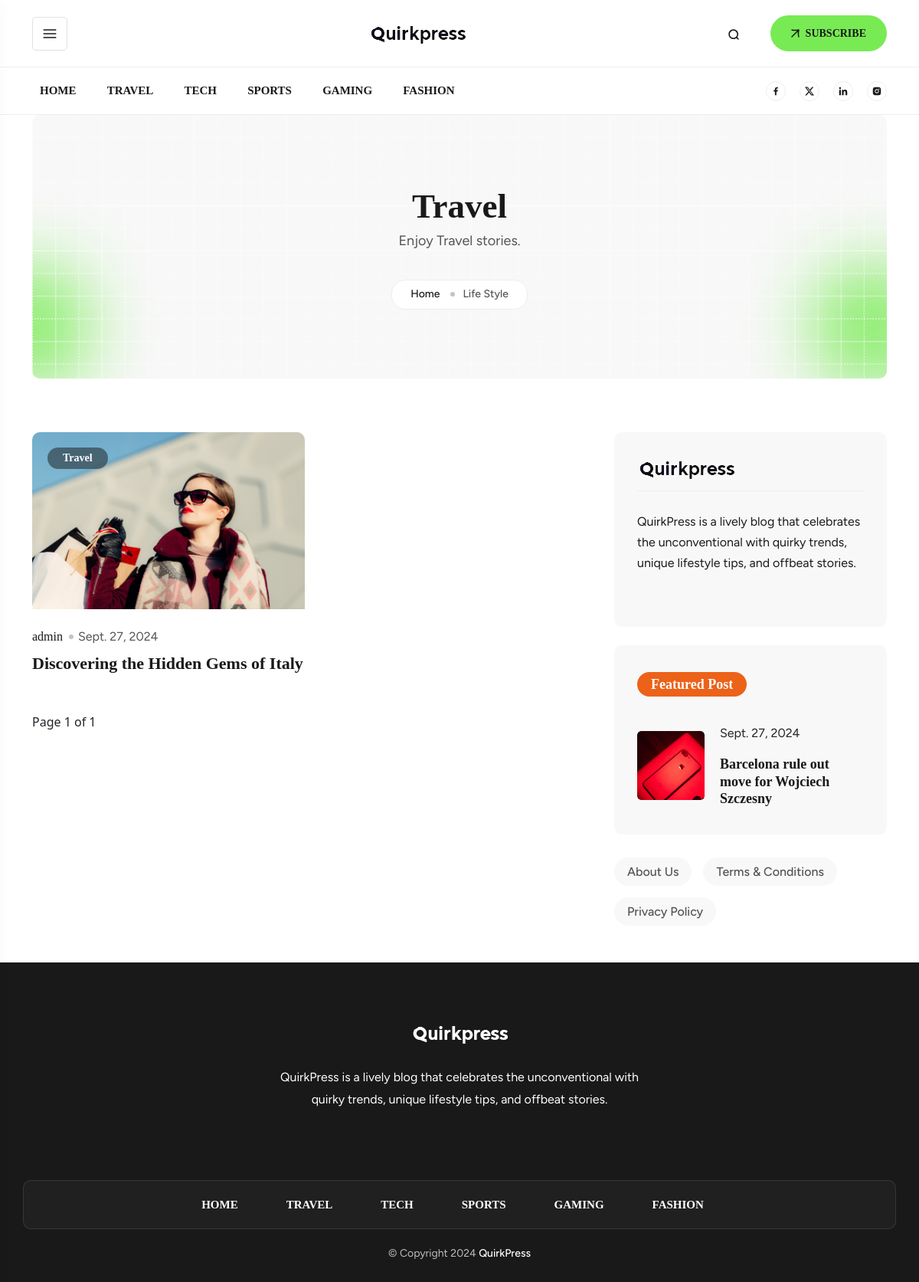
The page /articles/Travel/ on the database its author committed.
### blog/models.py (models this page shows, shortened)
class Category(models.Model):
    name = models.CharField(max_length=20)
    def __str__(self):
        return self.name

class Post(models.Model):
    STATUS_CHOICES = [
        ('DF','Drafted'),
        ('PB','Published')
    ]
    FEATURED_CHOICES =[
        ('Yes','Yes'),
        ('No','No')
    ]
    author = models.ForeignKey(User,on_delete=models.CASCADE,related_name='blog_posts')
    title = models.CharField(max_length=250)
    slug = models.SlugField(max_length=250,unique_for_date='publish')
    body = models.TextField(blank=True,null=True)
    publish = models.DateTimeField(default=timezone.now)
    created = models.DateTimeField(auto_now_add=True)
    updated = models.DateTimeField(auto_now=True)
    status = models.CharField(max_length=2,choices=STATUS_CHOICES,default='DF')
    featured = models.CharField(max_length=10,choices=FEATURED_CHOICES, default='No')
    category = models.ForeignKey(Category,on_delete=models.CASCADE,related_name='category_posts')
    tags = TaggableManager()
    image = models.ImageField(upload_to='blog_images',blank=True,null=True)
    class Meta:
        ordering =['-publish']
        indexes = [
            models.Index(fields=['-publish'])
        ]

### blog/views.py (the view)
# urls.py: path('articles/<str:category_name>/',views.posts_per_category,name='posts-per-category'),
def posts_per_category(request,category_name):
    category = Category.objects.get(name__iexact = category_name)
    featured_posts = Post.objects.filter(status='PB',featured='Yes').order_by('?')[:1]
    post_list = Post.objects.filter(category=category,status='PB')
    paginator = Paginator(post_list,2)
    page_number = request.GET.get('page',1)
    try:
        posts = paginator.page(page_number)
    except PageNotAnInteger:
        posts = paginator.page(1)
    except EmptyPage:
        posts = paginator.page(paginator.num_pages)
    return render(request,'blog/category-posts.html',{'posts':posts,'featured_posts':featured_posts,'category':category})

### blog/context_processors.py (called while the page is built)
def category_list(request):
    return {
        'categories': Category.objects.all()
    }

### templates/blog/category-posts.html (shortened to what this page needs)
{%extends 'base.html'%}
{%load static%}
{%block content%}
<div class="inner-page-banner-section">
    <div class="container">
    <div class="row">
    <div class="col-lg-12">
    <div class="inner-page-banner-wrapper" style="background-image: url(/static/assets/image/Background-7.png);">
    <div class="banner-content">
    <h1>
       {{category.name}}
    </h1>
    <p>Enjoy {{category.name}} stories.</p>
    <ul class="breadcrumb-list">
    <li><a href="index-2.html">Home</a></li>
    <li>Life Style </li>
    </ul>
    </div>
    </div>
    </div>
    </div>
    </div>
    </div>
    <div class="blog-post-8 pt-70">
    <div class="container">
    <div class="row g-lg-4 gy-5">
    <div class="col-lg-8">
    <div class="row gy-5 mb-50">
        {%for post in posts%}
    <div class="col-md-6">
    <div class="blog-card2 two">
    <div class="blog-card-img-wrap">
    <a href="{%url 'blog:post-detail' post.publish.year post.publish.month post.publish.day post.slug%}"><img src="{%static 'assets/image/blog-img-1.png'%}" alt></a>
    <ul>
    <li><a class="category" href="#">{{post.category}}</a></li>
    </ul>
    </div>
    <div class="blog-content">
    <ul class="blog-meta">
    <li>
    <a href="#">{{post.author}}</a>
    </li>
    <li>
    <a class="publish-date" href="">{{post.publish | date}}</a>
    </li>
    </ul>
    <h4><a href="{%url 'blog:post-detail' post.publish.year post.publish.month post.publish.day post.slug%}">{{post.title}}</a></h4>
    </div>
    </div>
    </div>
    {%endfor%}
    </div>
    {%include 'pagination.html' with page=posts%}
    </div>
    <div class="col-lg-4 ">
    <div class="life-style-sidebar">
    <div class="sidebar-widget driscription">
    <div class="header-logo pb-15">
        <a href="/"><img alt="image" class="img-fluid dark"
            src="{%static 'assets/image/quirkpress-dark.png' %}"></a>
    </div>
    <p><span>QuirkPress is a lively blog that celebrates the unconventional with quirky trends, unique lifestyle tips, and offbeat stories.</p>
    </div>
    <div class="sidebar-widget featured-post">
    <h6>Featured Post</h6>
    {%for post in featured_posts %}
    <div class="recent-post mb-20">
        <div class="recent-post-img">
            <a href="{%url 'blog:post-detail' post.publish.year post.publish.month post.publish.day post.slug%}"><img src="{%static 'assets/image/sidebar-img1.png'%}"
                    alt></a>
        </div>
        <div class="recent-post-content">
            <p>{{post.publish | date}}</p>
            <h5><a href="{%url 'blog:post-detail' post.publish.year post.publish.month post.publish.day post.slug%}">{{post.title}}</a></h5>
        </div>
    </div>
    {%endfor%}
    </div>
    <div class="sidebar-widget about-section mb-40">
        <ul class="category">
            <li>
            <a href="{%url 'blog:about'%}">About Us</a>
            </li>
            <li>
            <a href="{%url 'blog:terms'%}">Terms &amp; Conditions</a>
            </li>
            <li>
            <a href="{%url 'blog:privacy-policy'%}">Privacy Policy</a>
            </li>
            </ul>
    </div>
    </div>
    </div>
    </div>
    </div>
    </div>
{%endblock content%}

### templates/base.html (shortened to what this page needs)
{%load static%}
<!DOCTYPE html>
<html lang="en">
<head>
    <link rel="stylesheet" href="{%static 'assets/css/swiper-bundle.min.css'%}">
    <link rel="stylesheet" href="{%static 'assets/css/jquery.fancybox.min.css'%}">
    <link rel="stylesheet" href="{%static 'assets/css/animate.css'%}">
    <link rel="stylesheet" href="{%static 'assets/css/nice-select.css'%}">
    <link rel="stylesheet" href="{%static 'assets/css/bootstrap-icons.min.css'%}">
    <link rel="stylesheet" href="{%static 'assets/css/bootstrap.min.css'%}">
    <link rel="stylesheet" href="{%static 'assets/css/boxicons.min.css'%}">
    <link rel="stylesheet" href="{%static 'assets/css/style.css'%}">
</head>
<body id="body">
    <div class="header-area2">
        <div class="container d-flex align-items-center justify-content-between">
            <div class="header-menu-icon">
                <div class="menu-icon">
                    <svg width="20" height="20" viewBox="0 0 20 20" xmlns="http://www.w3.org/2000/svg">
                        <path fill-rule="evenodd" clip-rule="evenodd"
                            d="M1.66675 9.16666H18.3334V10.8333H1.66675V9.16666ZM1.66675 4.16666H18.3334V5.83332H1.66675V4.16666ZM1.66675 14.1667H18.3334V15.8333H1.66675V14.1667Z" />
                    </svg>
                </div>
                <div class="tt-style-switch">
                    <i class="bi bi-brightness-low-fill"></i>
                </div>
            </div>
            <div class="header-logo">
                <a href="/"><img alt="image" class="img-fluid dark"
                    src="{%static 'assets/image/quirkpress-dark.png' %}"></a>
            </div>
            <div class="header-right d-md-flex d-none">
                <div class="search-bar">
                    <div class="search-btn">
                    </div>
                </div>
                <div class="subscribe-btn ">
                    <a href="#" class="primary-btn hover-btn">
                        <svg class="arrow" width="11" height="11" viewBox="0 0 11 11"
                            xmlns="http://www.w3.org/2000/svg">
                            <path
                                d="M0.999756 10L9.99976 1M9.99976 1C7.99976 1.375 3.62476 2.125 0.999756 1M9.99976 1C9.62476 2.875 8.87476 7 9.99976 10"
                                stroke="#191919" stroke-width="1.5" stroke-linecap="round" />
                        </svg>
                        SUBSCRIBE
                    </a>
                </div>
            </div>
        </div>
    </div>
    <header class="life-style d-lg-flex d-none">
        <div class="container-md">
            <div class="col-lg-12">
                <div class="header-wrapper">
                    <div class="main-menu">
                        <ul class="menu-list">
                            <li><a href="/">Home</a></li>
                            {%for category in categories%}
                            <li><a href="{%url 'blog:posts-per-category' category.name%}">{{category.name}}</a></li>
                           {%endfor%}
                        </ul>
                    </div>
                    <div class="nav-right d-flex jsutify-content-end align-items-center">
                        <ul class="social-area">
                            <li>
                                <a href="https://www.facebook.com/">
                                </a>
                            </li>
                            <li>
                                <a href="https://x.com/">
                                </a>
                            </li>
                            <li>
                                <a href="https://www.linkedin.com/">
                                </a>
                            </li>
                            <li>
                                <a href="https://www.instagram.com/">
                                </a>
                            </li>
                        </ul>
                    </div>
                </div>
            </div>
        </div>
    </header>
    {%block content%}
    {%endblock content%}
    <footer class="footer-section2">
        <div class="footer-top">
            <div class="container">
                <div class="row ">
                    <div class="col-lg-12 justify-content-center  d-flex mb-70">
                        <div class="footer-top-content">
                            <a href="/"><img src="{%static 'assets/image/quirkpress-light.png'%}" alt="logo"></a>
                            <p>QuirkPress is a lively blog that celebrates the unconventional with quirky trends, unique lifestyle tips, and offbeat stories.</p>
                        </div>
                    </div>
                    <div class="footer-list">
                        <ul>
                            <li><a href="/">HOME
                                </a></li>
                                {%for category in categories%}
                            <li><a href="{%url 'blog:posts-per-category' category.name%}">{{category.name | upper}}
                                </a></li>
                                {%endfor%}
                        </ul>
                    </div>
                    <div class="copyright-area">
                        <p> &copy; Copyright 2024 <a href="/"> QuirkPress </a>
                                </p>
                    </div>
                </div>
            </div>
        </div>
    </footer>
</body>
</html>

### rows shown on the page
Category: name "TRAVEL", name "Travel"
Category: name "TECH"
Category: name "SPORTS"
Category: name "GAMING"
Category: name "FASHION"
Post: category "Travel", author "admin", publish "Sept. 27, 2024", title "Discovering the Hidden Gems of Italy"
Post: publish "Sept. 27, 2024", title "Barcelona rule out move for Wojciech Szczesny"

### other values the page prints
{{ page.number }} "1"
{{ page.paginator.num_pages }} "1"
